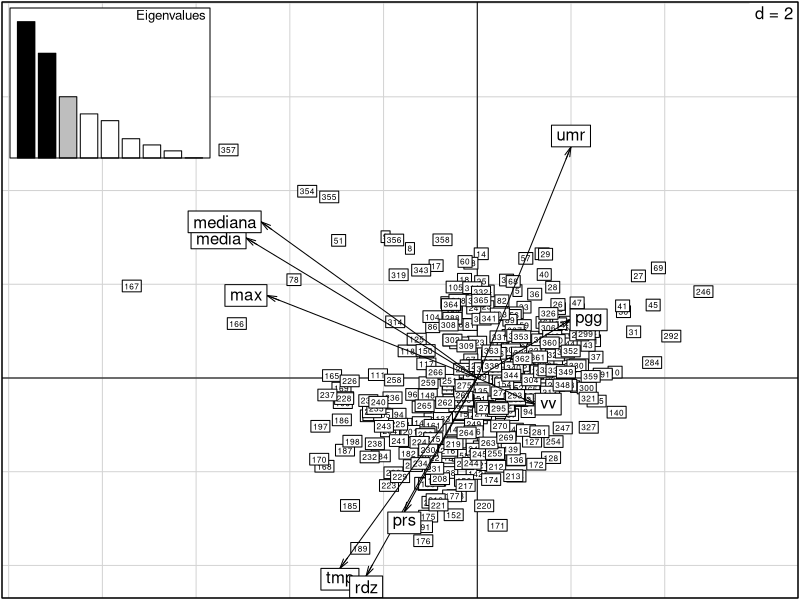
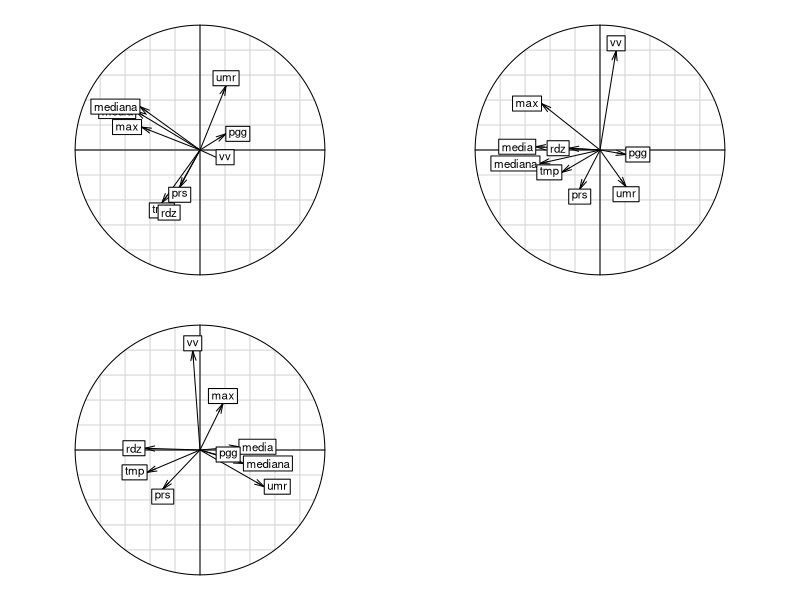
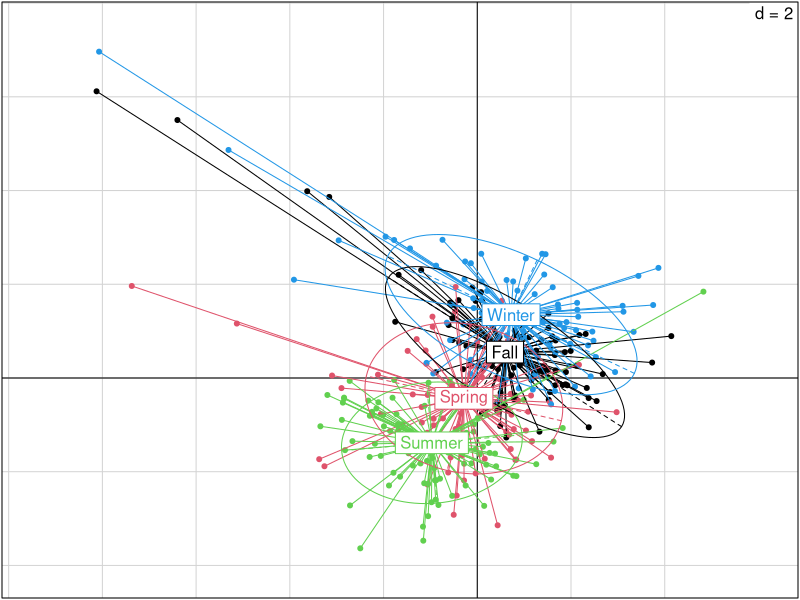
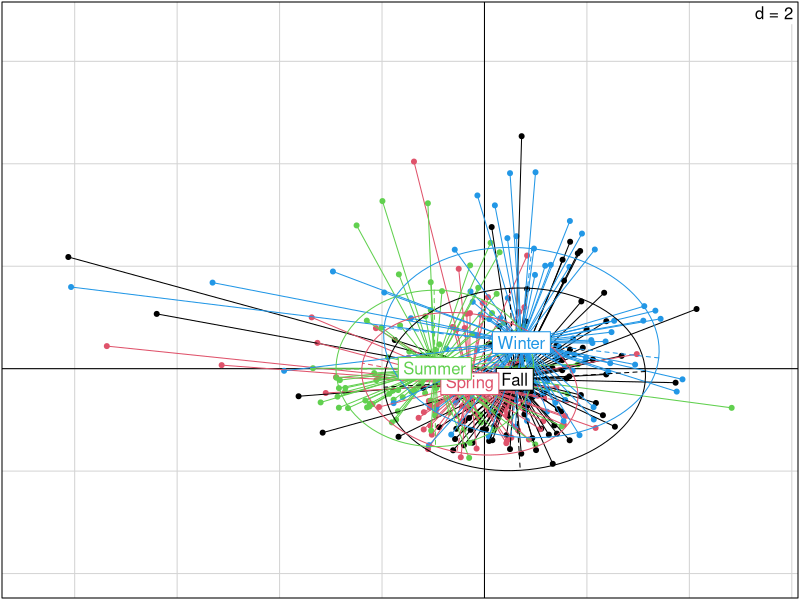
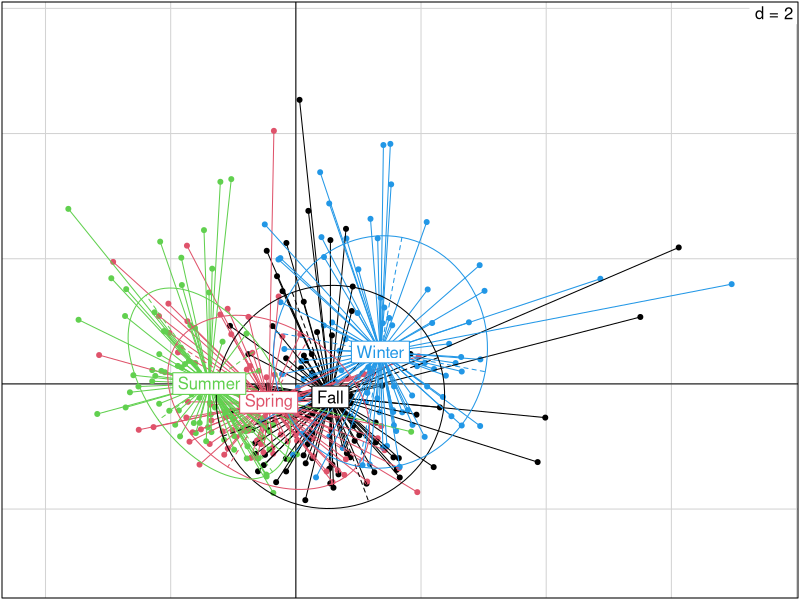
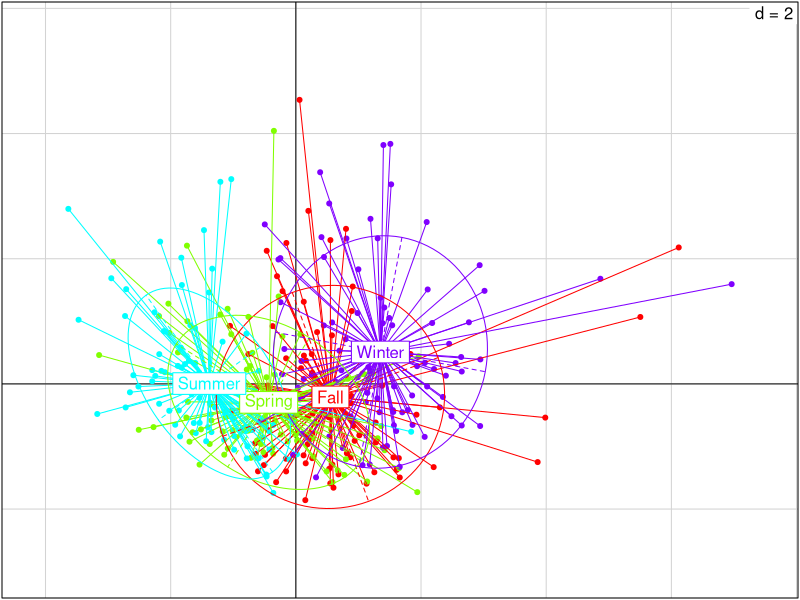
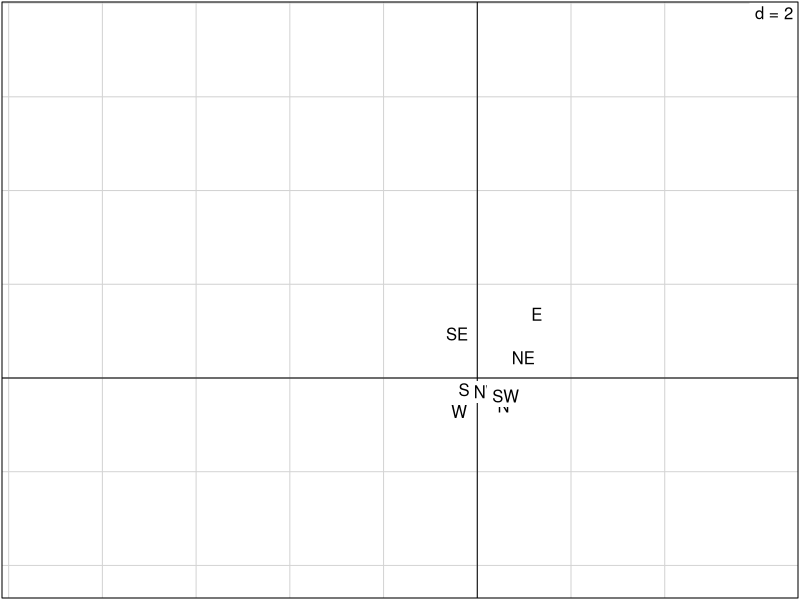
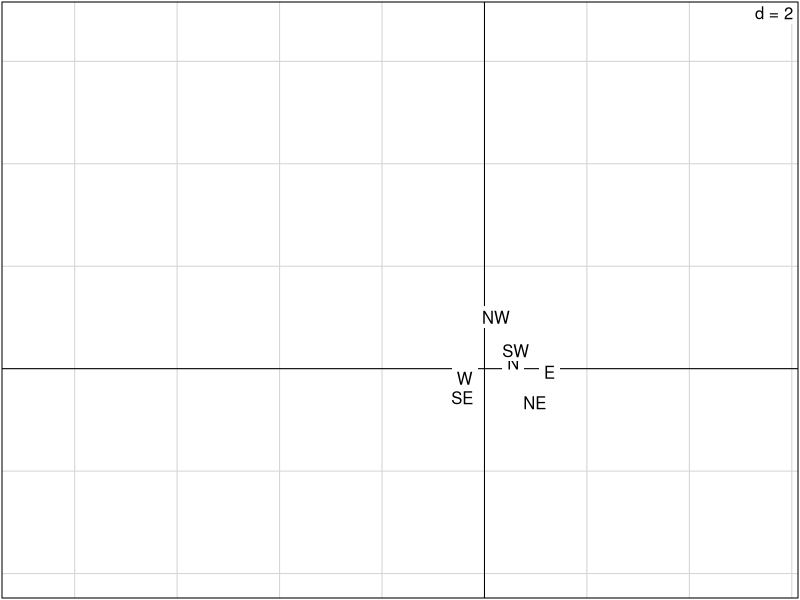

These charts were generated, in order, by the following R code: (Note: this script raises an error after producing the figures.)
## ---- chunk 1

## ---- chunk 2
#setto la WD ----
pm10 <- read.csv2("data/pm2010.csv", dec = ".")

#questo è un pacchetto di pacchetti. Contiene molti pacchetti utili :-)

library(tidyr)
#creO variabile per anno, giorno, mese
pm10_a <- separate(pm10, col = "data", into = c("anno","mese","giorno"), sep = "-")

pm10_a$mese2 <- as.numeric(pm10_a$mese)

str(pm10_a)        

pm10_a$mese2


pm10_a$giorno2 <- as.numeric(pm10_a$giorno)
str(pm10_a)
# stagioni: primavera (21-03 / 20-06), estate (21-06/22-09), autunno (23-09 /21-12)
# inverno(22-12/20-03)

#divido in stagioni ----
getSeason <- function(DATES) {
  WS <- as.Date("2010-12-22", format = "%Y-%m-%d") # Winter Solstice
  SE <- as.Date("2010-3-21",  format = "%Y-%m-%d") # Spring Equinox
  SS <- as.Date("2010-6-21",  format = "%Y-%m-%d") # Summer Solstice
  FE <- as.Date("2010-9-23",  format = "%Y-%m-%d") # Fall Equinox
  d <- as.Date(strftime(DATES, format="2010-%m-%d"))
  
  ifelse (d >= WS | d < SE, "Winter",
          ifelse (d >= SE & d < SS, "Spring",
                  ifelse (d >= SS & d < FE, "Summer", "Fall")))
}


k <- getSeason(pm10$data)



pm10_a$Stagione<- k

table(pm10_a$Stagione)


summary(pm10_a)
## ---- chunk 3
### PCA ANALYSIS ----
require(ade4)

names(pm10_a)

#estraggo da pm10 solo le variabili numeriche da inserire nella PCA escludendo giorno mese e anno che sono da considerarsi factors
data_pca <- pm10_a[,c(1:9)]

# con nf = 3 gli stò dicendo di tenere tre assi
pcapm <- dudi.pca(data_pca, scannf = FALSE, nf = 3)

#faccio il biplot, cos'è clab.row?
# clab.row serve a gestire la grandezza dei quadratini delle osservazioni
# clab.col invece controlla le variabili
scatter(pcapm, clab.row = 0.5)

#valori dei punteggi per le variabili
pcapm$c1
## ---- chunk 4
#cerchio di correlazione, i punteggi delle varibili sono plottati su una circonferenza di raggio unitario
par(mfrow = c(2,2))
s.corcircle(pcapm$c1, xax = 1, yax = 2) #plotto prima e seconda
s.corcircle(pcapm$c1, xax = 1, yax = 3) #plotto prima e terza
s.corcircle(pcapm$c1, xax = 2, yax = 3) #plotto seconda e terza
## ---- chunk 5
#calcolo gli autovalori
pcapm$eig / sum(pcapm$eig) 

#calcolo la somma cumilata degli autovalori
cumsum(pcapm$eig / sum(pcapm$eig)) # con i primi tre assi spiego circa il 70% che non è male
## ---- chunk 6
#vediamo adesso come si comportano le variabili qualitative - lascio a te l'interpretazione!!!!!!
# PCA STAGIONE ----
par(mfrow= c(1,1))
s.class(pcapm$li, factor(pm10_a$Stagione), xax = 1, yax = 2, col = c(1,2,3,4)) 
s.class(pcapm$li, factor(pm10_a$Stagione), xax = 1, yax = 3, col = c(1,2,3,4))
s.class(pcapm$li, factor(pm10_a$Stagione), xax = 2, yax = 3, col = c(1,2,3,4))



s.class(pcapm$li, factor(pm10_a$Stagione), xax = 2, yax = 3, col = rainbow(4)) #se volessi usare la funzione rainbow

#un modo carino per selezionare i colori
color = grDevices::colors()[grep('gr(a|e)y', grDevices::colors(), invert = T)]

# questo comando crea un oggetto che si chiama color che contiene tutti e 433 i colori base di R escluse le scale di grigio
# poi basta fare col = sample(color, n) all'intero di una funzione che usa come argument col
# dove n è il numero di colori che devi utilizzare

#alternativa se 433 colori sono troppi
library(RColorBrewer)
qual_col_pals = brewer.pal.info[brewer.pal.info$category == 'qual',]
col_vector = unlist(mapply(brewer.pal, qual_col_pals$maxcolors, rownames(qual_col_pals)))
# questa funzione produce un vettore di 74 colori
## ---- chunk 7
#DIREZIONE DEL VENTO ----
s.class(pcapm$li, factor(pm10_a$dv), xax = 1, yax = 2, col = sample(col_vector, nlevels(pm10$dv)))
s.class(pcapm$li, factor(pm10_a$dv), xax = 1, yax = 3, col = sample(col_vector, nlevels(pm10$dv)))
s.class(pcapm$li, factor(pm10_a$dv), xax = 2, yax = 3, col = sample(col_vector, nlevels(pm10$dv)))

s.class(pcapm$li, factor(pm10_a$dv), xax = 1, yax = 2, col = rainbow(nlevels(pm10$dv)),clabel = .8)
s.class(pcapm$li, factor(pm10_a$dv), xax = 1, yax = 3, col = rainbow(nlevels(pm10$dv)))
s.class(pcapm$li, factor(pm10_a$dv), xax = 2, yax = 3, col = rainbow(nlevels(pm10$dv)))
# ARI-DOMANDE
# 1) le ellissi sono sempre accozzagliate l'una sull'altra rispetto alle componenti
# 2) mi sembra che il vento da sudest ha sempre sti picchi malefici che escono dagli schemi
# 3) le componenti sono sempre le stesse
# 4) l'asse maggiore sta sempre sulla concentrazione di pm10
# 5) anche qui stanno tutte una sull'altra non ci sta niente di "eclatante" apparte i picchi di vento 
# da sudest

# fatti le stesse domande che ti ho scritto prima
## ---- chunk 8
#### HILLSMITH SU DATI ----

data_hills<-(pm10_a[,1:10])
data_hills$stagione<-pm10_a$Stagione


str(data_hills)
data_hills$stagione<-as.factor(data_hills$stagione)
dd1 <- dudi.hillsmith(data_hills, scannf = FALSE, nf = 3)
par(mfrow = c(1,1))

scatter(dd1, clab.row = 0.5, posieig = "bottom")

# perchè lo scatter sta a fanculo in alto?
# stavi pensando a cosa rappresentano i valori della hills e quali sono le 
# componenti principali in questo caso...
dd1$c1

par(mfrow=c(1,1))
s.corcircle(dd1$c1, xax = 1, yax = 2) #plotto prima e seconda
s.corcircle(dd1$c1, xax = 1, yax = 3) #plotto prima e terza
s.corcircle(dd1$c1, xax = 2, yax = 3) #plotto seconda e terza


dd1$eig/sum(dd1$eig) 
cumsum(dd1$eig/sum(dd1$eig))


# quindi aggiungendo la stagione  e la dv e facendo la hills 
# i 3 assi mi perdono quantità di informazione e spiegano quasi il 50% dei dati.


# ma sopratutto ora che so che:
# media mediana e max sono super correlate, quindi mi conviene tenerne una sola
# tmp,rdz,prs sono inversamente prop all'umidità e che la pioggia sta a se
#velocità del vento va per fatti suoi e tira i miei dati
# d'inverno ho dei picchi particolari che non so se hanno valenza
# e mi sembra che la direzione NW può avere una valenza 

## ---- chunk 9
# provo a vedere sta velocità del vento che problemi ha 


hist(pm10_a$vv)


# sembrerebbe non esserci correlazione

plot(pm10_a$media~pm10_a$vv,col = "red", pch = 20)
# sembrerebbe non esserci correlazione
boxplot(pm10_a$vv)

#faccio un modello di regressione multipla con tutto dentro
modvv<-lm(vv~.,data=data_hills)
summary(modvv)
# la vv del vento con la direzione nord fa sempre vedere qualcosa
# per me c'è qualcosa sotto, dice che sono significative 
# umr,pgg,prs

# Questo modello così non va. C'è multicollinearità tra le varie conc di pm10.

modvv2 <- lm(vv~ media + tmp + umr + pgg + rdz + prs, data = data_hills)
summary(modvv2)

# hai un R^2 molto basso. La relazione potrebbe non essere lineare o semplicemente la velocità del vento dipende da tante cose.
par(mfrow=c(2,2))
plot(modvv2)

names(data_hills)

corr <- cor(data_hills[,1:9])
corr
## ---- chunk 10


mod1<-lm(media~.,data=data_hills)

summary(mod1)
# non capisco perchè è sparito l'autunno cmq dalle stagioni
AIC(mod1)
# dal risultato del modello mi sembra che ovviamente hanno rilevanza mediana e 
# massima che si accavallano sempre con l'intercetta che è la media
# sbaglio o la direzione del vento N-NW ha rilevanza?, e poi l'R2 è un sacco alto
# ma l'AIC è altissimo quindi questo modello non spiega assolutamente nulla ahaha
## ---- chunk 11

#prima di fare la stepwise elimina mediana e max
data_hills2 <- data_hills[c(1,4:11)]

mod1 <- lm(media~., data = data_hills2) 
summary(mod1)

mod1s <- step(mod1, direction = "both")
summary(mod1s)

# a giudicare da questo credo che eliminerò max e mediana e provo a comparare 
# max e media con due modelli differenti in quanto sono sempre correlate e vedo
# se cambia qualcosa 


mod2 <- lm(media ~ tmp + vv + dv + rdz + pgg + umr + prs + stagione, data = data_hills)
mod2bis <- lm(media ~ tmp + vv + rdz + pgg + umr + prs, data = data_hills)
summary(mod2)
summary(mod2bis)
## ---- chunk 12
reg1 <- lm(media ~ dv, data = data_hills)
summary(reg1)
## ---- chunk 13
reg2 <- lm(media ~ stagione, data = data_hills)
summary(reg2)

#così cambi il corner point
type2 <- relevel(data_hills2$stagione, ref = "Summer")

reg2.bis <- lm(media ~ type2, data = data_hills)
summary(reg2.bis)

## ---- chunk 14
library(ggplot2)
pm10$data2 <- seq(1,365,1)


ggplot(pm10, aes(x = data2)) +
  geom_path(aes(y = media), color = "red") +
  geom_path(aes(y = mediana), color = "blue") +
  geom_path(aes(y = max), color = "green")
  
